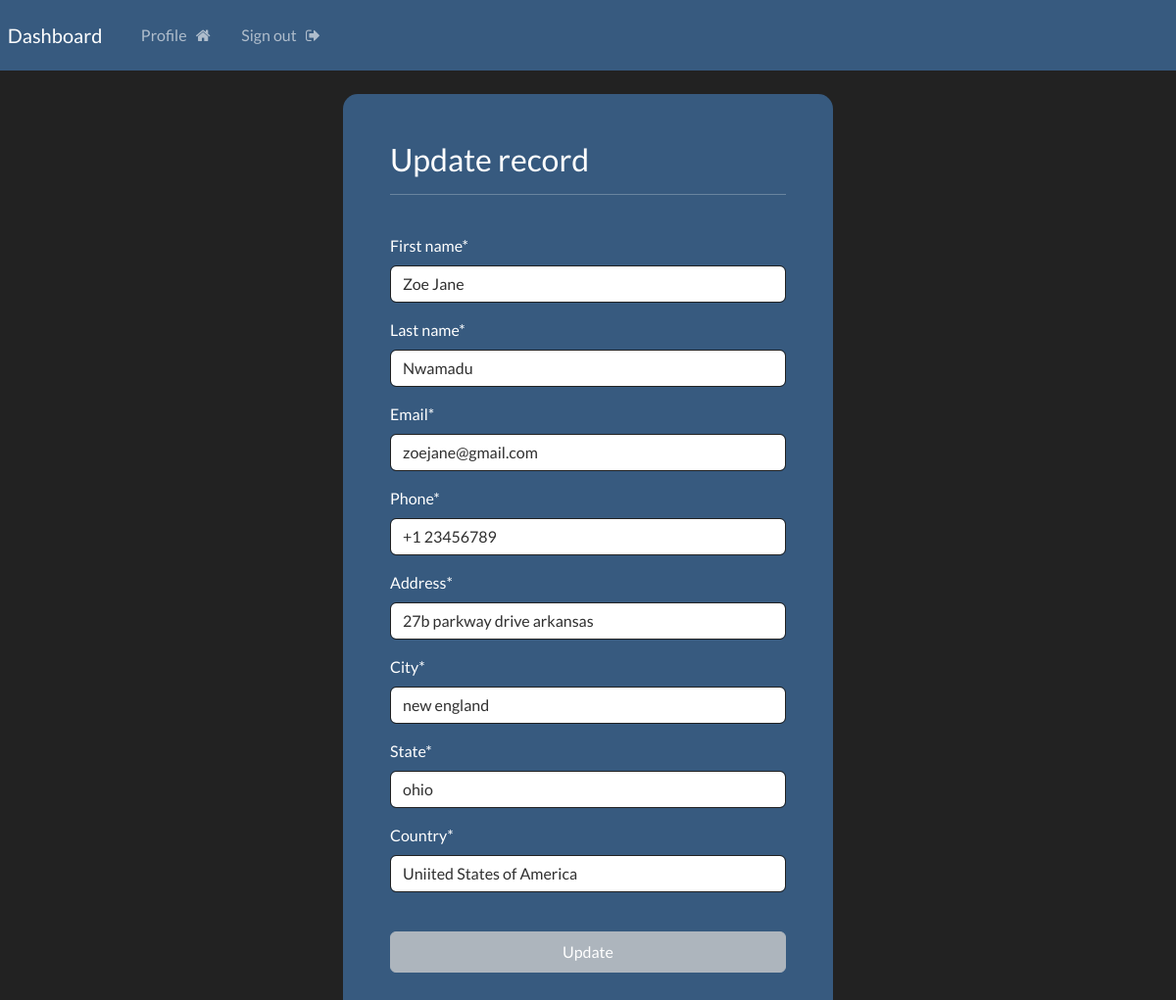
Page /update-record/2 (signed in) on the committed database.
### webapp/models.py (models this page shows, shortened)
class Records(models.Model):
    creation_date = models.DateTimeField(auto_now_add=True)
    first_name = models.CharField(max_length=100)
    last_name = models.CharField(max_length=100)
    email = models.CharField(max_length=255)
    phone = models.CharField(max_length=255)
    address = models.CharField(max_length=300)
    city = models.CharField(max_length=255)
    state = models.CharField(max_length=200)
    country = models.CharField(max_length=200)

### webapp/views.py (the view)
# urls.py: path('update-record/<int:pk>', views.update_record, name='update-record'),
@login_required(login_url='my-login')
def update_record(request,pk):
   record = Records.objects.get(id=pk)
   form = UpdateFormRecord(instance=record)
   if request.method == 'POST':
       form = UpdateFormRecord(request.POST, instance=record)
       if form.is_valid():
           form.save()
           messages.success(request, 'Your record was successfully updated')
           return redirect('profile-dashboard')
   context = {'form': form}
   return render(request, 'webapp/update-record.html', context)

### webapp/forms.py
class UpdateFormRecord(forms.ModelForm):
    class Meta:
        model = Records
        fields = ['first_name','last_name', 'email','phone','address','city','state','country']

### webapp/templates/webapp/update-record.html (shortened to what this page needs)
<!DOCTYPE html>
{% extends 'webapp/base.html' %}
{% load crispy_forms_tags %}
{% block content %}
    <body>
        <div class="container bg-primary p-5 form-layout">
            <h3>Update record</h3>
            <hr>
            <br>
            <form method="POST" autocomplete="off">
                {{form|crispy}}
                <br>
                <button type="submit" class="btn btn-light w-100 btn-block p-2"> Update </button>
            </form>
        </div>
    </body>
{% endblock %}

### dashboard/static/css/styles.css (style rules this page uses)
.form-layout { border-radius: 15px; width: 500px; }

### rows in the picture
Records: first_name "Zoe Jane", last_name "Nwamadu", email "zoejane@gmail.com", phone "+1 23456789", address "27b parkway drive arkansas", city "new england", state "ohio", country "Uniited States of America"
